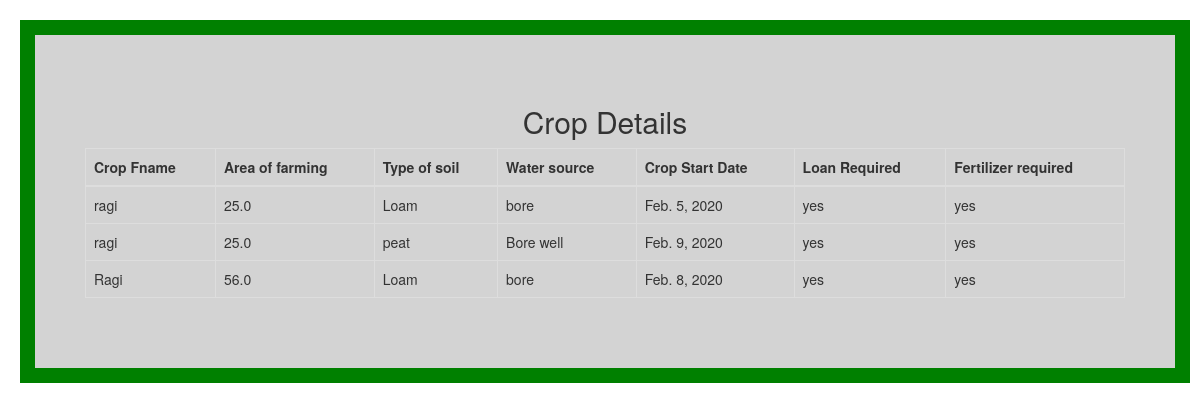
The page /crop on the database its author committed.
### AgroTech/models.py (models this page shows)
class CropRegister(models.Model):
    farmerRegister=models.ForeignKey(FarmerRegister, on_delete=models.CASCADE)
    CropI=models.IntegerField()
    CropN=models.CharField(max_length=30)
    Area=models.FloatField()
    Typesoil=models.CharField(max_length=30)
    WaterS=models.CharField(max_length=30)
    Sdate=models.DateField(auto_now_add=True)
    Edate=models.DateField()
    Loanreq=models.CharField(max_length=30)
    Ferreq=models.CharField(max_length=30)
    Chec=models.CharField(max_length=30,default='0')

### AgroTech/views.py (the view)
# urls.py: path('crop',views.cropfetch,name='cropfetch'),
def cropfetch(request):
    Allcrop=CropRegister.objects.all()
    return render(request,'cropfetch.html',{'crop':Allcrop})

### Templates/cropfetch.html (shortened to what this page needs)
<!DOCTYPE html>
<html lang="en">
<head>
  <link rel="stylesheet" href="https://maxcdn.bootstrapcdn.com/bootstrap/3.4.0/css/bootstrap.min.css">
<link rel="stylesheet" href="/static/style/template1.css">
</head>
<body>
<form action="farmerf" >
<center>
  <div class="container">
  <h2>Crop Details</h2>
  <div class="table-responsive">
  <table class="table table-bordered">
    <thead>
      <tr>
        <th>Crop Fname</th>
        <th>Area of farming</th>
        <th>Type of soil</th>
        <th>Water source</th>
          <th>Crop Start Date</th>
        <th>Loan Required</th>
          <th>Fertilizer required</th>
      </tr>
    </thead>
    <tbody>
      <tr>
        {% for i in crop %}
        <td>{{i.CropN}}</td>
        <td>{{i.Area}}</td>
        <td>{{i.Typesoil}}</td>
        <td>{{i.WaterS}}</td>
        <td>{{i.Edate}}</td>
        <td>{{i.Loanreq}}</td>
        <td>{{i.Ferreq}}</td>
      </tr>
    {% endfor %}
    </tbody>
  </table>
  </div>
</div>
</center>
</form>
</body>
</html>

### static/style/template1.css (style rules this page uses)
.container { padding: 50px; margin: 20px; background-color: lightgrey; border: 15px solid green; margin-bottom: 3em; }

### rows shown on the page
CropRegister: CropN "ragi", Area "25.0", Typesoil "Loam", WaterS "bore", Edate "Feb. 5, 2020", Loanreq "yes", Ferreq "yes"
CropRegister: CropN "ragi", Area "25.0", Typesoil "peat", WaterS "Bore well", Edate "Feb. 9, 2020", Loanreq "yes", Ferreq "yes"
CropRegister: CropN "Ragi", Area "56.0", Typesoil "Loam", WaterS "bore", Edate "Feb. 8, 2020", Loanreq "yes", Ferreq "yes"
